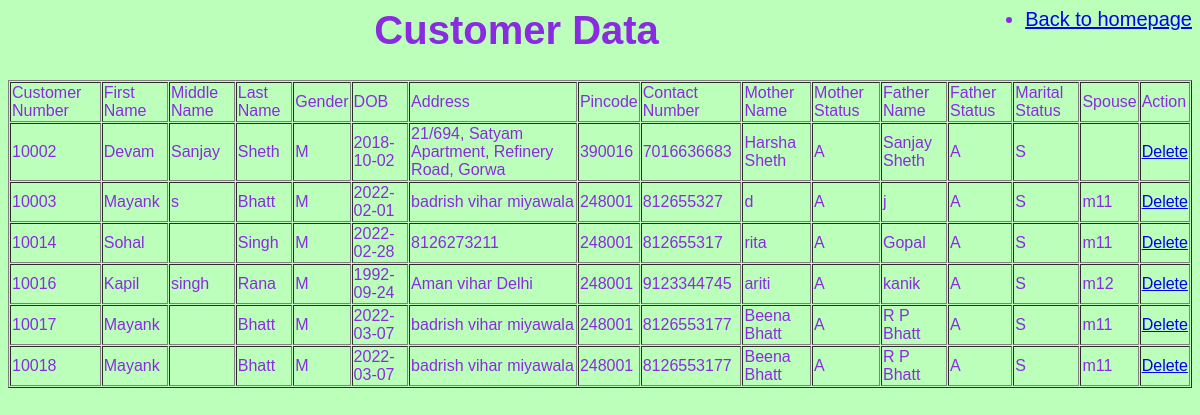
The page /client/modified1.php on the database its author committed.
### tables this page shows
CREATE TABLE `customer` (
  `Customer_Num` bigint(10) NOT NULL,
  `First_Name` varchar(50) NOT NULL,
  `Middle_Name` varchar(50) NOT NULL,
  `Last_Name` varchar(50) NOT NULL,
  `Gender` char(1) NOT NULL,
  `DOB` date NOT NULL,
  `Address` varchar(70) NOT NULL,
  `Pincode` int(6) NOT NULL,
  `Contact_Number` bigint(10) NOT NULL,
  `Mother_Name` varchar(150) NOT NULL,
  `Mother_Status` varchar(10) NOT NULL,
  `Father_Name` varchar(150) NOT NULL,
  `Father_Status` varchar(10) NOT NULL,
  `Marital_status` char(1) NOT NULL,
  `Spouse` varchar(150) DEFAULT NULL
);

### client/modified1.php (the view)
<?php
include "../config.php";
$sql = "select * from customer";
$result = mysqli_query($dbc,$sql);
?>
<html>
    <body>
        <link href = "registration.css" type = "text/css" rel = "stylesheet" />
		<link href = "../style.css" type = "text/css" rel = "stylesheet" />
		<ul>
			<li style="float:right;"><a href="../index.php"> Back to homepage</a></li>
		</ul>
		<h1><center>Customer Data</center></h1>
		<table width = "100%" border = "1" cellspacing = "1" cellpadding = "1">
            <tr>
                <td>Customer Number</td>
                <td>First Name</td>
                <td>Middle Name</td>
                <td>Last Name</td>
                <td>Gender</td>
                <td>DOB</td>
                <td>Address</td>
                <td>Pincode</td>
                <td>Contact Number</td>
                <td>Mother Name</td>
                <td>Mother Status</td>
                <td>Father Name</td>
                <td>Father Status</td>
                <td>Marital Status</td>
                <td>Spouse</td>
                <td colspan = "2">Action</td>
            </tr>
	<?php
		while($row = mysqli_fetch_object($result)){
	?>
			<tr>
				<td>
					<?php echo $row->Customer_Num;?>
				</td>
				<td>
					<?php echo $row->First_Name;?>
				</td>
				<td>
					<?php echo $row->Middle_Name;?>
				</td>
				<td>
					<?php echo $row->Last_Name;?>
				</td>
				<td>
					<?php echo $row->Gender;?>
				</td>
				<td>
					<?php echo $row->DOB;?>
				</td>
				<td>
					<?php echo $row->Address;?>
				</td>
				<td>
					<?php echo $row->Pincode;?>
				</td>
				<td>
					<?php echo $row->Contact_Number;?>
				</td>
				<td>
					<?php echo $row->Mother_Name;?>
				</td>
				<td>
					<?php echo $row->Mother_Status;?>
				</td>
				<td>
					<?php echo $row->Father_Name;?>
				</td>
				<td>
					<?php echo $row->Father_Status;?>
				</td>
				<td>
					<?php echo $row->Marital_status;?>
				</td>
				<td>
					<?php echo $row->Spouse;?>
				</td>
				<td> <a href="delete.php?id=<?php echo $row->Customer_Num;?>" onclick="return confirm('Are You Sure')">Delete
				</a> </td>
			</tr>
		<?php } ?>
        </table>
    </body>
</html>

### client/registration.css (style rules this page uses)
body { color: #8A2BE2; font-size: 20px; font-family: Verdana, Arial, Helvetica, monospace; background-color: #F0E8A0; }

### style.css (style rules this page uses)
body { background:#BCFFBA; }

### rows shown on the page
customer: Customer_Num "10002", First_Name "Devam", Middle_Name "Sanjay", Last_Name "Sheth", Gender "M", DOB "2018-10-02", Address "21/694, Satyam Apartment, Refinery Road, Gorwa", Pincode "390016", Contact_Number "7016636683", Mother_Name "Harsha Sheth", Mother_Status "A", Father_Name "Sanjay Sheth", Father_Status "A", Marital_status "S"
customer: Customer_Num "10003", First_Name "Mayank", Middle_Name "s", Last_Name "Bhatt", Gender "M", DOB "2022-02-01", Address "badrish vihar miyawala", Pincode "248001", Contact_Number "812655327", Mother_Name "d", Mother_Status "A", Father_Name "j", Father_Status "A", Marital_status "S", Spouse "m11"
customer: Customer_Num "10014", First_Name "Sohal", Last_Name "Singh", Gender "M", DOB "2022-02-28", Address "8126273211", Pincode "248001", Contact_Number "812655317", Mother_Name "rita", Mother_Status "A", Father_Name "Gopal", Father_Status "A", Marital_status "S", Spouse "m11"
customer: Customer_Num "10016", First_Name "Kapil", Middle_Name "singh", Last_Name "Rana", Gender "M", DOB "1992-09-24", Address "Aman vihar Delhi", Pincode "248001", Contact_Number "9123344745", Mother_Name "ariti", Mother_Status "A", Father_Name "kanik", Father_Status "A", Marital_status "S", Spouse "m12"
customer: Customer_Num "10017", First_Name "Mayank", Last_Name "Bhatt", Gender "M", DOB "2022-03-07", Address "badrish vihar miyawala", Pincode "248001", Contact_Number "8126553177", Mother_Name "Beena Bhatt", Mother_Status "A", Father_Name "R P Bhatt", Father_Status "A", Marital_status "S", Spouse "m11"
customer: Customer_Num "10018", First_Name "Mayank", Last_Name "Bhatt", Gender "M", DOB "2022-03-07", Address "badrish vihar miyawala", Pincode "248001", Contact_Number "8126553177", Mother_Name "Beena Bhatt", Mother_Status "A", Father_Name "R P Bhatt", Father_Status "A", Marital_status "S", Spouse "m11"
